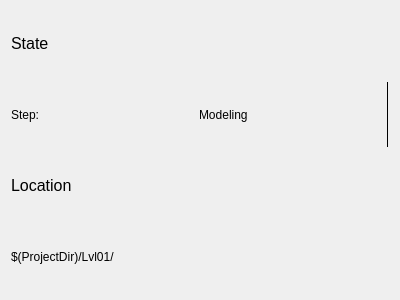
<?xml version="1.0" encoding="UTF-8"?>
<ui version="4.0">
 <class>asset_details</class>
 <widget class="QWidget" name="asset_details">
  <property name="geometry">
   <rect>
    <x>0</x>
    <y>0</y>
    <width>400</width>
    <height>300</height>
   </rect>
  </property>
  <property name="windowTitle">
   <string>Form</string>
  </property>
  <layout class="QVBoxLayout" name="verticalLayout">
   <item>
    <widget class="QLabel" name="state_d_label">
     <property name="font">
      <font>
       <pointsize>12</pointsize>
      </font>
     </property>
     <property name="text">
      <string>State</string>
     </property>
    </widget>
   </item>
   <item>
    <layout class="QHBoxLayout" name="horizontalLayout">
     <item>
      <widget class="QLabel" name="step_d_label">
       <property name="text">
        <string>Step:</string>
       </property>
      </widget>
     </item>
     <item>
      <widget class="QLabel" name="step_label">
       <property name="text">
        <string>Modeling</string>
       </property>
      </widget>
     </item>
     <item>
      <widget class="Line" name="line">
       <property name="frameShadow">
        <enum>QFrame::Plain</enum>
       </property>
       <property name="orientation">
        <enum>Qt::Vertical</enum>
       </property>
      </widget>
     </item>
    </layout>
   </item>
   <item>
    <widget class="QLabel" name="location_d_label">
     <property name="font">
      <font>
       <pointsize>12</pointsize>
      </font>
     </property>
     <property name="text">
      <string>Location</string>
     </property>
    </widget>
   </item>
   <item>
    <widget class="QLabel" name="location_label">
     <property name="text">
      <string>$(ProjectDir)/Lvl01/</string>
     </property>
    </widget>
   </item>
  </layout>
 </widget>
 <resources/>
 <connections/>
</ui>
